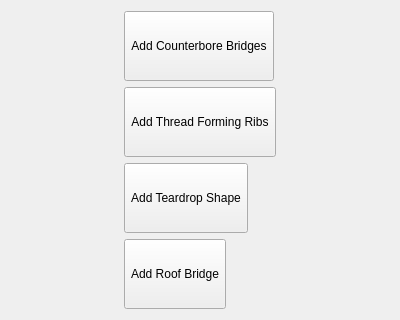
<?xml version="1.0" encoding="UTF-8"?>
<ui version="4.0">
 <class>HoleWizardDialog</class>
 <widget class="QDialog" name="HoleWizardDialog">
  <property name="geometry">
   <rect>
    <x>0</x>
    <y>0</y>
    <width>400</width>
    <height>320</height>
   </rect>
  </property>
  <property name="windowTitle">
   <string>Hole Wizard</string>
  </property>
  <layout class="QGridLayout" name="gridLayout">
   <item row="1" column="0">
    <widget class="QToolButton" name="AddRibThreads">
     <property name="sizePolicy">
      <sizepolicy hsizetype="Maximum" vsizetype="Preferred">
       <horstretch>0</horstretch>
       <verstretch>0</verstretch>
      </sizepolicy>
     </property>
     <property name="text">
      <string>Add Thread Forming Ribs</string>
     </property>
     <property name="toolTip">
      <string>Add ribs to a hole that allow a screw to form its own thread.</string>
     </property>
     <property name="icon">
      <iconset>
       <normaloff>icons:ffDesign_RibThreads.svg</normaloff>icons:ffDesign_RibThreads.svg</iconset>
     </property>
     <property name="iconSize">
      <size>
       <width>32</width>
       <height>32</height>
      </size>
     </property>
     <property name="toolButtonStyle">
      <enum>Qt::ToolButtonStyle::ToolButtonTextBesideIcon</enum>
     </property>
    </widget>
   </item>
   <item row="2" column="0">
    <widget class="QToolButton" name="AddTeardropShape">
     <property name="sizePolicy">
      <sizepolicy hsizetype="Maximum" vsizetype="Preferred">
       <horstretch>0</horstretch>
       <verstretch>0</verstretch>
      </sizepolicy>
     </property>
     <property name="text">
      <string>Add Teardrop Shape</string>
     </property>
     <property name="icon">
      <iconset resource="Icons/resource.qrc">
      <normaloff>:/icons/help-browser.svg</normaloff>:/icons/help-browser.svg</iconset>
     </property>
     <property name="iconSize">
      <size>
       <width>32</width>
       <height>32</height>
      </size>
     </property>
     <property name="toolButtonStyle">
      <enum>Qt::ToolButtonStyle::ToolButtonTextBesideIcon</enum>
     </property>
    </widget>
   </item>
   <item row="0" column="0">
    <widget class="QToolButton" name="AddCounterboreBridges">
     <property name="sizePolicy">
      <sizepolicy hsizetype="Maximum" vsizetype="Preferred">
       <horstretch>0</horstretch>
       <verstretch>0</verstretch>
      </sizepolicy>
     </property>
     <property name="text">
      <string>Add Counterbore Bridges</string>
     </property>
     <property name="toolTip">
      <string>Add bridges to a counterbored hole so that it can be printed upside down.</string>
     </property>
     <property name="icon">
      <iconset>
       <normaloff>icons:ffDesign_CounterboreBridges.svg</normaloff>icons:ffDesign_CounterboreBridges.svg</iconset>
     </property>
     <property name="iconSize">
      <size>
       <width>32</width>
       <height>32</height>
      </size>
     </property>
     <property name="toolButtonStyle">
      <enum>Qt::ToolButtonStyle::ToolButtonTextBesideIcon</enum>
     </property>
    </widget>
   </item>
   <item row="3" column="0">
    <widget class="QToolButton" name="AddRoofBridge">
     <property name="sizePolicy">
      <sizepolicy hsizetype="Maximum" vsizetype="Preferred">
       <horstretch>0</horstretch>
       <verstretch>0</verstretch>
      </sizepolicy>
     </property>
     <property name="text">
      <string>Add Roof Bridge</string>
     </property>
     <property name="icon">
      <iconset resource="Icons/resource.qrc">
      <normaloff>:/icons/help-browser.svg</normaloff>:/icons/help-browser.svg</iconset>
     </property>
     <property name="iconSize">
      <size>
       <width>32</width>
       <height>32</height>
      </size>
     </property>
     <property name="toolButtonStyle">
      <enum>Qt::ToolButtonStyle::ToolButtonTextBesideIcon</enum>
     </property>
    </widget>
   </item>
  </layout>
 </widget>
 <resources/>
 <connections/>
</ui>
